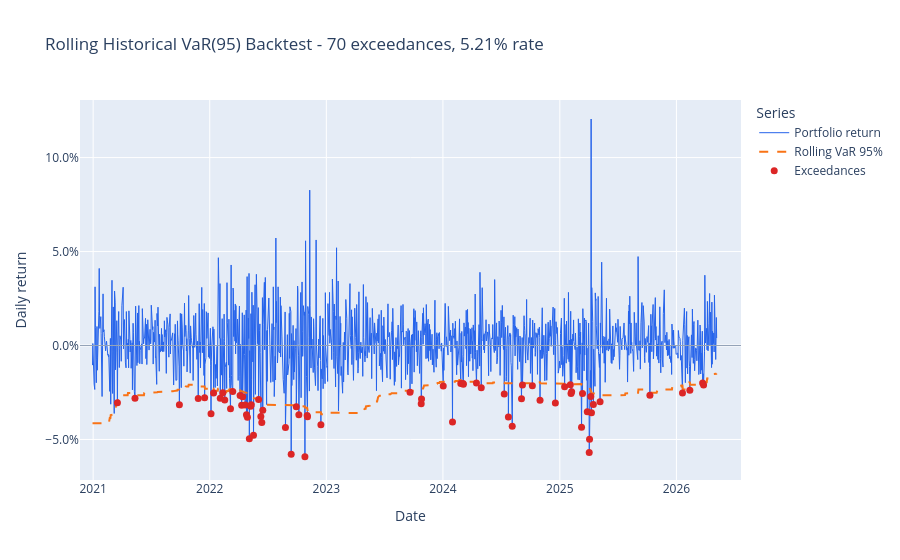

The notebook cell this image was saved under:
### Code cell
# Backtest chart: plot realized returns, rolling VaR cutoff, and exceedance points.

backtest_data = backtest_result.backtest_data.copy()
exceedance_mask = backtest_data["breach"].astype(bool)
exceedances = backtest_data.loc[exceedance_mask]

fig = go.Figure()
fig.add_trace(
    go.Scatter(
        x=backtest_data.index,
        y=backtest_data["portfolio_return"],
        mode="lines",
        name="Portfolio return",
        line={"color": "#2563eb", "width": 1},
        hovertemplate="Date=%{x}<br>Return=%{y:.2%}<extra></extra>",
    )
)
fig.add_trace(
    go.Scatter(
        x=backtest_data.index,
        y=backtest_data["rolling_var"],
        mode="lines",
        name="Rolling VaR 95%",
        line={"color": "#f97316", "width": 2, "dash": "dash"},
        hovertemplate="Date=%{x}<br>VaR cutoff=%{y:.2%}<extra></extra>",
    )
)
fig.add_trace(
    go.Scatter(
        x=exceedances.index,
        y=exceedances["portfolio_return"],
        mode="markers",
        marker={"color": "#dc2626", "size": 7},
        name="Exceedances",
        hovertemplate="Date=%{x}<br>Return=%{y:.2%}<extra></extra>",
    )
)
fig.add_hline(y=0, line_color="#94a3b8", line_width=1)
fig.update_layout(
    title=(
        "Rolling Historical VaR(95) Backtest "
        f"- {backtest_result.number_of_breaches} exceedances, "
        f"{backtest_result.exceedance_rate:.2%} rate"
    ),
    xaxis_title="Date",
    yaxis_title="Daily return",
    yaxis_tickformat=".1%",
    legend_title_text="Series",
)
fig

### Figure 1 — Plotly figure (JSON) as saved in the notebook; plotly's stock layout.template omitted (floating-point values rounded to 4 significant figures; data arrays with more than 128 entries replaced by an {"elided": "..."} marker saying what was removed)
{"data": [{"hovertemplate": "Date=%{x}<br>Return=%{y:.2%}<extra></extra>", "line": {"color": "#2563eb", "width": 1}, "mode": "lines", "name": "Portfolio return", "type": "scatter", "x": {"elided": "1344 str values"}, "y": {"elided": "1344 float values"}}, {"hovertemplate": "Date=%{x}<br>VaR cutoff=%{y:.2%}<extra></extra>", "line": {"color": "#f97316", "dash": "dash", "width": 2}, "mode": "lines", "name": "Rolling VaR 95%", "type": "scatter", "x": {"elided": "1344 str values"}, "y": {"elided": "1344 float values"}}, {"hovertemplate": "Date=%{x}<br>Return=%{y:.2%}<extra></extra>", "marker": {"color": "#dc2626", "size": 7}, "mode": "markers", "name": "Exceedances", "type": "scatter", "x": ["2021-03-18T00:00:00", "2021-05-12T00:00:00", "2021-09-28T00:00:00", "2021-11-26T00:00:00", "2021-12-16T00:00:00", "2022-01-05T00:00:00", "2022-01-13T00:00:00", "2022-02-03T00:00:00", "2022-02-11T00:00:00", "2022-02-17T00:00:00", "2022-03-07T00:00:00", "2022-03-14T00:00:00", "2022-04-06T00:00:00", "2022-04-11T00:00:00", "2022-04-14T00:00:00", "2022-04-22T00:00:00", "2022-04-26T00:00:00", "2022-04-29T00:00:00", "2022-05-05T00:00:00", "2022-05-09T00:00:00", "2022-05-11T00:00:00", "2022-05-18T00:00:00", "2022-06-03T00:00:00", "2022-06-10T00:00:00", "2022-06-13T00:00:00", "2022-06-16T00:00:00", "2022-08-26T00:00:00", "2022-09-13T00:00:00", "2022-09-29T00:00:00", "2022-10-07T00:00:00", "2022-10-26T00:00:00", "2022-11-02T00:00:00", "2022-11-03T00:00:00", "2022-12-15T00:00:00", "2023-09-20T00:00:00", "2023-10-25T00:00:00", "2023-10-26T00:00:00", "2024-01-02T00:00:00", "2024-01-31T00:00:00", "2024-02-26T00:00:00", "2024-03-04T00:00:00", "2024-03-05T00:00:00", "2024-04-15T00:00:00", "2024-04-30T00:00:00", "2024-07-11T00:00:00", "2024-07-24T00:00:00", "2024-08-05T00:00:00", "2024-09-03T00:00:00", "2024-09-06T00:00:00", "2024-10-07T00:00:00", "2024-10-31T00:00:00", "2024-12-18T00:00:00", "2025-01-16T00:00:00", "2025-02-03T00:00:00", "2025-02-05T00:00:00", "2025-02-07T00:00:00", "2025-03-10T00:00:00", "2025-03-13T00:00:00", "2025-03-28T00:00:00", "2025-04-03T00:00:00", "2025-04-04T00:00:00", "2025-04-08T00:00:00", "2025-04-10T00:00:00", "2025-04-16T00:00:00", "2025-05-07T00:00:00", "2025-10-10T00:00:00", "2026-01-20T00:00:00", "2026-02-12T00:00:00", "2026-03-24T00:00:00", "2026-03-27T00:00:00"], "y": [-0.03046, -0.02808, -0.03158, -0.02819, -0.02776, -0.03629, -0.02523, -0.02804, -0.02511, -0.02904, -0.0336, -0.02443, -0.0266, -0.03179, -0.02729, -0.03169, -0.03686, -0.03813, -0.04965, -0.0323, -0.03146, -0.04769, -0.02874, -0.03779, -0.04093, -0.0345, -0.04366, -0.05786, -0.03255, -0.03686, -0.05913, -0.0373, -0.03785, -0.04222, -0.02489, -0.03101, -0.0285, -0.02156, -0.04073, -0.02022, -0.02017, -0.02055, -0.02001, -0.02244, -0.02575, -0.0381, -0.04299, -0.02839, -0.02097, -0.02148, -0.02914, -0.03053, -0.0219, -0.02082, -0.02553, -0.02467, -0.04345, -0.0255, -0.03524, -0.05698, -0.04994, -0.02712, -0.0358, -0.0314, -0.02994, -0.02647, -0.02521, -0.02376, -0.01992, -0.02095]}], "layout": {"legend": {"title": {"text": "Series"}}, "shapes": [{"line": {"color": "#94a3b8", "width": 1}, "type": "line", "x0": 0, "x1": 1, "xref": "x domain", "y0": 0, "y1": 0, "yref": "y"}], "title": {"text": "Rolling Historical VaR(95) Backtest - 70 exceedances, 5.21% rate"}, "xaxis": {"title": {"text": "Date"}}, "yaxis": {"tickformat": ".1%", "title": {"text": "Daily return"}}}}
